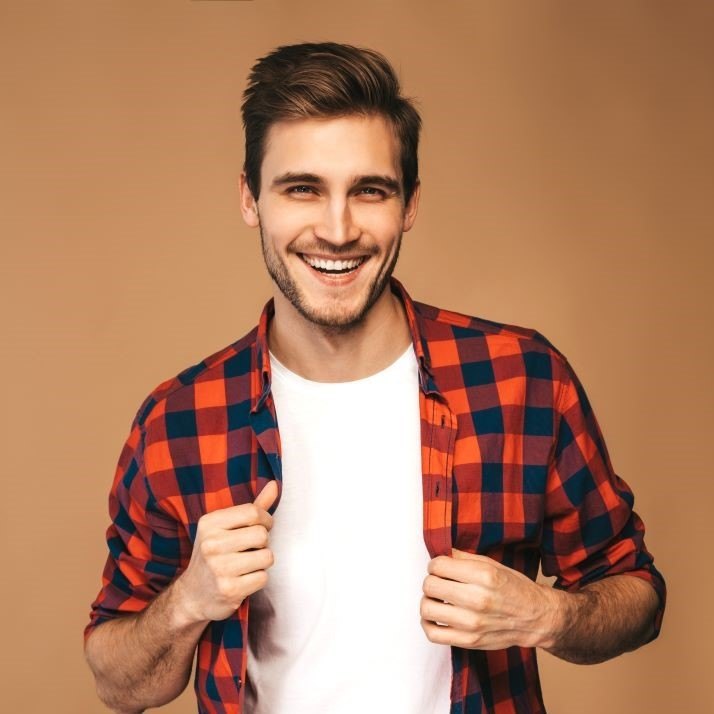
#> input picture mens shirts2.jpg, 714 x 714 px
$ python DRAW_task.py
#> lines starting #> are read from the running program, lines starting #| are printed output that depends on the picture
import cv2
image=cv2.imread("mens shirts2.jpg",1)
#> image is the input picture: shape (714, 714, 3); mean B, G, R 96.8, 126.2, 176
cv2.line(image,(0,0),(800,800),(255,0,0),5)
cv2.rectangle(image,(210,210),(550,550),(0,255,0),2)
cv2.circle(image,(100,100),100,(0,0,255),-1)
cv2.circle(image,(615,615),100,(0,0,255),-1)
cv2.circle(image,(615,100),100,(0,0,255),-1)
cv2.circle(image,(100,615),100,(0,0,255),-1)
font=cv2.FONT_HERSHEY_COMPLEX
cv2.putText(image,"hello",(220,400),font,4,(10,56,167))
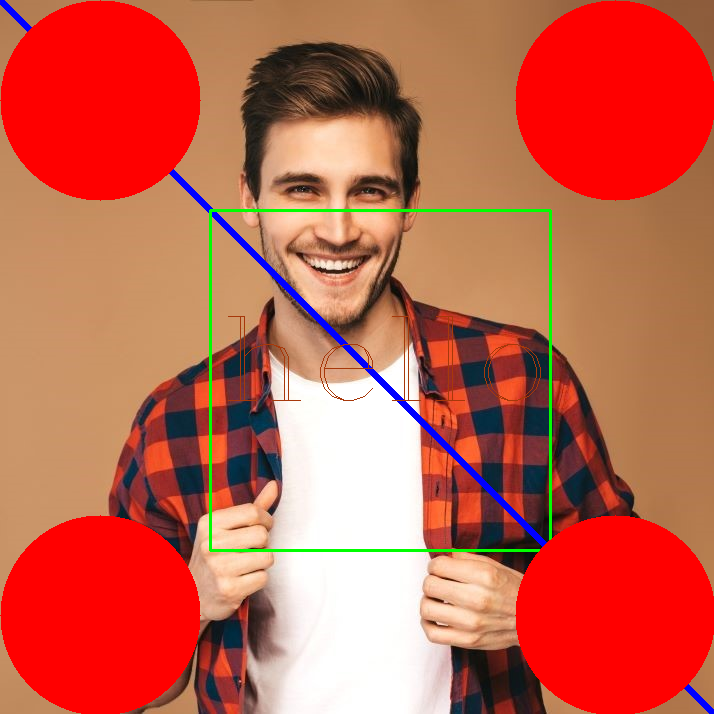
#> image: shape (714, 714, 3); mean B, G, R 78.3, 98.8, 195.6
cv2.imshow("image",image)
cv2.waitKey(0)
cv2.destroyAllWindows()

$ run again, with mens shirts1.jpg copied over mens shirts2.jpg
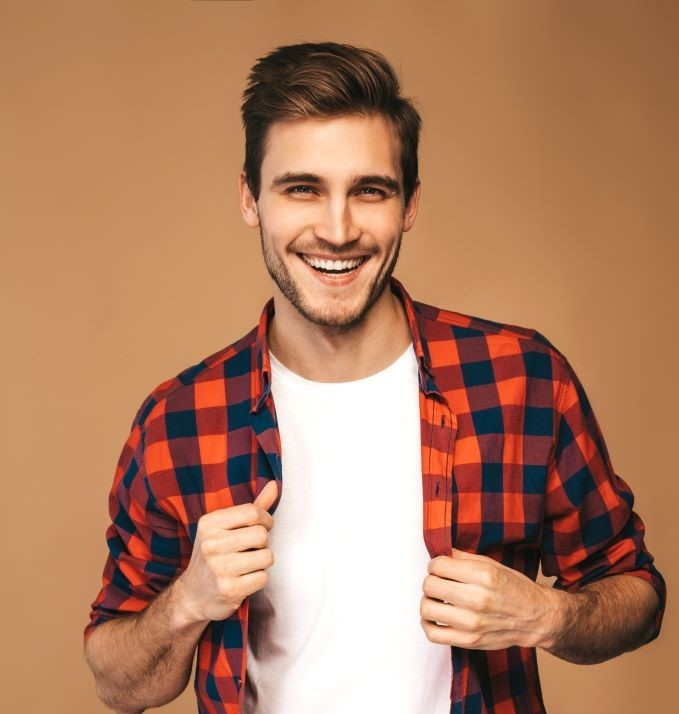
#> input picture mens shirts1.jpg, 679 x 714 px
#> image is the input picture: shape (714, 679, 3); mean B, G, R 98.1, 126.9, 176.4
#> `cv2.putText(image,"hello",(220,400),font,4,(10,56,167))`:
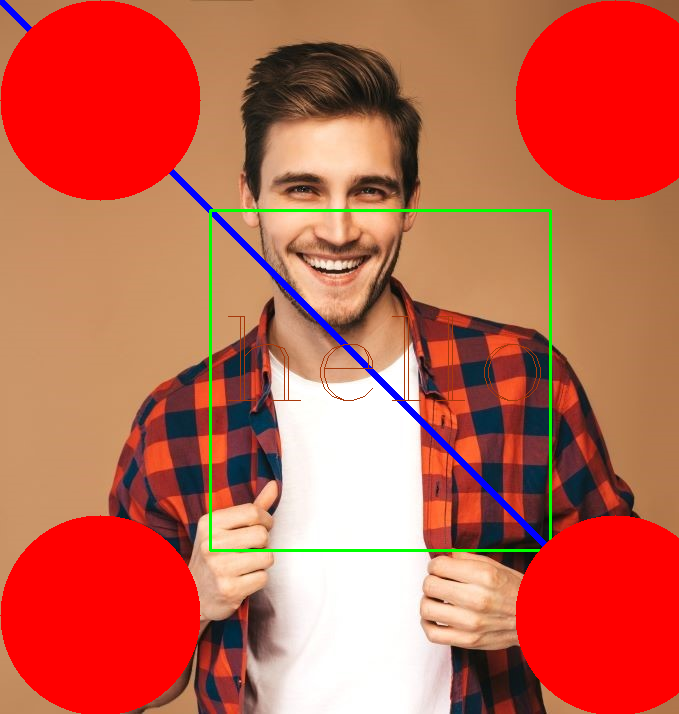
#> image: shape (714, 679, 3); mean B, G, R 79.7, 99.9, 195.7

$ run again, with mens shirts.jpg copied over mens shirts2.jpg
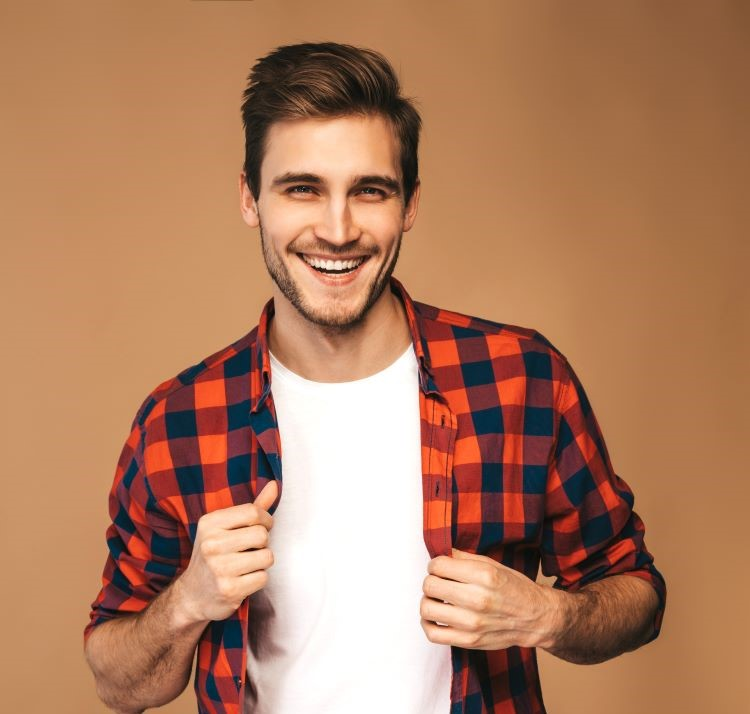
#> input picture mens shirts.jpg, 750 x 714 px
#> image is the input picture: shape (714, 750, 3); mean B, G, R 95.6, 125.6, 175.5
#> `cv2.putText(image,"hello",(220,400),font,4,(10,56,167))`:
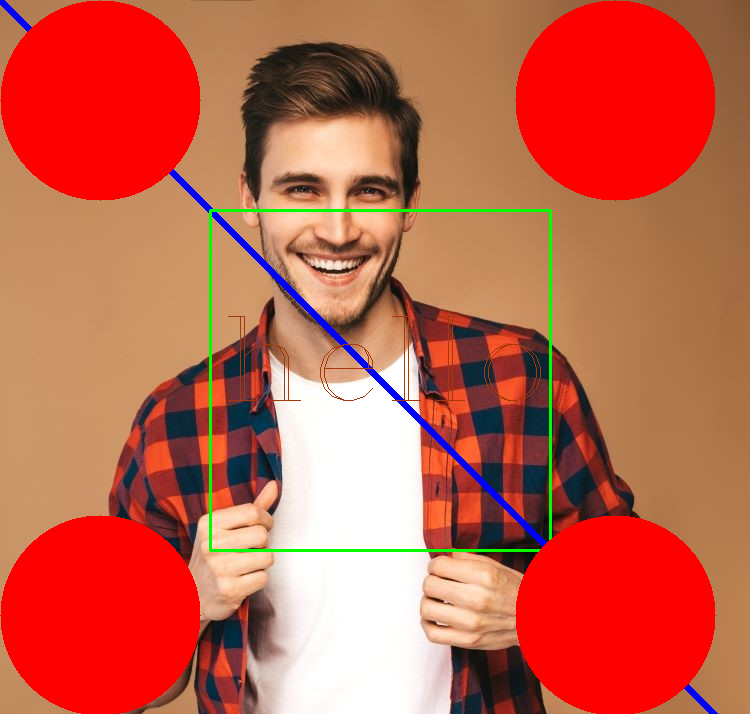
#> image: shape (714, 750, 3); mean B, G, R 77.9, 99.4, 194.2
